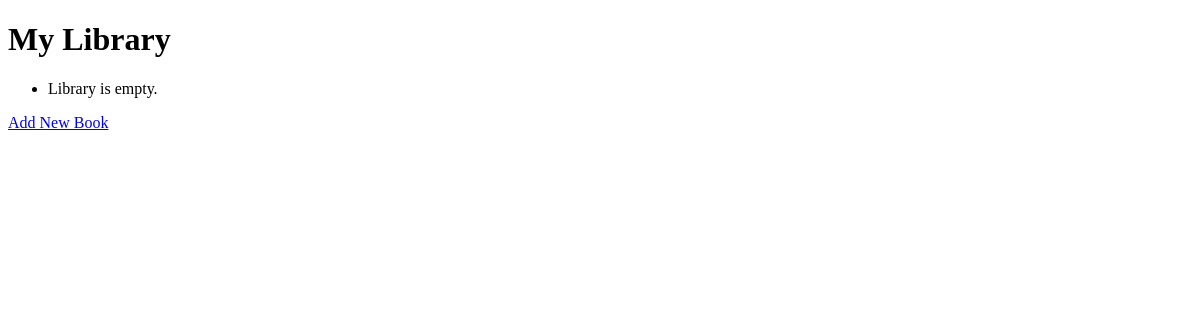
/, run on an earlier commit of the app's database.
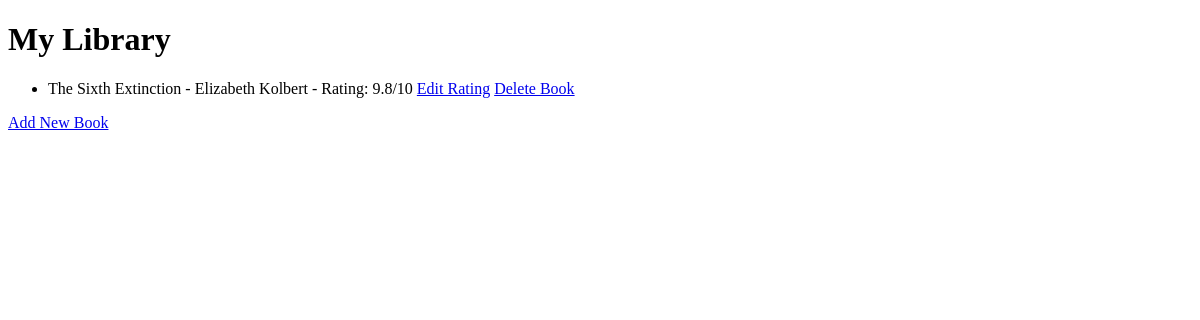
And on a later commit of the database.
### main.py (models this page shows)
class Book(db.Model):
    id = db.Column(db.Integer, primary_key=True)
    title = db.Column(db.String(250), unique=True, nullable=False)
    author = db.Column(db.String(250), nullable=False)
    rating = db.Column(db.Float, nullable=False)

### main.py (the view)
@app.route("/")
def home():
    all_books = Book.query.all()
    return render_template("index.html", books=all_books)

### templates/index.html (shortened to what this page needs)
<!DOCTYPE html>
<html lang="en">
  <head>
  </head>
  <body>
    <h1>My Library</h1>
    <ul>
      {% if books|length == 0 %}
      <li>Library is empty.</li>
      {% else %} {% for book in books %}
      <li>
        {{ book.title }} - {{ book.author }} - Rating: {{ book.rating }}/10
        <a href="{{ url_for('edit', id=book.id) }}">Edit Rating</a>
        <a href="{{ url_for('delete', book_id=book.id) }}">Delete Book</a>
      </li>
      {% endfor %} {% endif %}
    </ul>
    <a href="/add">Add New Book</a>
  </body>
</html>

What changed in the data, as far as the page shows it:
added Book: title "The Sixth Extinction", author "Elizabeth Kolbert", rating "9.8"
Also different on the page:
text no longer shown: "Library is empty."
